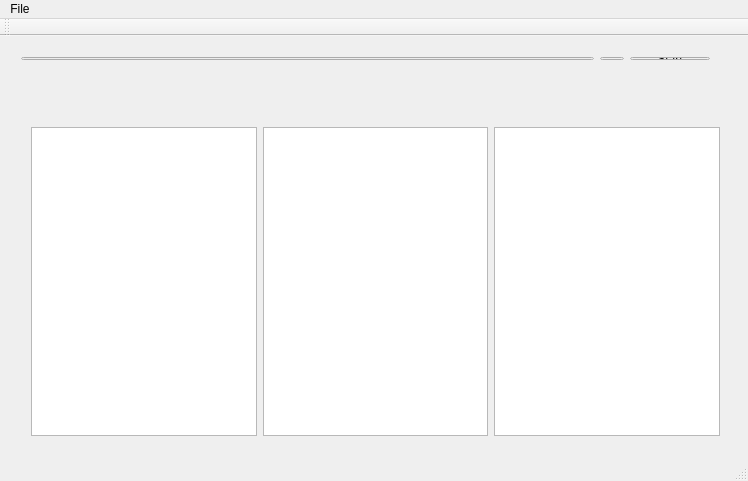
<?xml version="1.0" encoding="UTF-8"?>
<ui version="4.0">
 <class>IndexTXT</class>
 <widget class="QMainWindow" name="IndexTXT">
  <property name="geometry">
   <rect>
    <x>0</x>
    <y>0</y>
    <width>748</width>
    <height>481</height>
   </rect>
  </property>
  <property name="windowTitle">
   <string>IndexTXT</string>
  </property>
  <widget class="QWidget" name="centralWidget">
   <widget class="QWidget" name="layoutWidget">
    <property name="geometry">
     <rect>
      <x>10</x>
      <y>10</y>
      <width>711</width>
      <height>25</height>
     </rect>
    </property>
    <layout class="QHBoxLayout" name="horizontalLayout">
     <item>
      <widget class="QLineEdit" name="lineEdit_selct_txt"/>
     </item>
     <item>
      <widget class="QToolButton" name="toolButton_selct_txt">
       <property name="text">
        <string>...</string>
       </property>
      </widget>
     </item>
     <item>
      <widget class="QPushButton" name="pushButton_selct_txt">
       <property name="text">
        <string>Start</string>
       </property>
      </widget>
     </item>
    </layout>
   </widget>
   <widget class="QWidget" name="layoutWidget">
    <property name="geometry">
     <rect>
      <x>20</x>
      <y>80</y>
      <width>711</width>
      <height>331</height>
     </rect>
    </property>
    <layout class="QHBoxLayout" name="horizontalLayout_2">
     <item>
      <widget class="QTextEdit" name="textEdit_list_all_words"/>
     </item>
     <item>
      <widget class="QTextEdit" name="textEdit_list_all_unique"/>
     </item>
     <item>
      <widget class="QTableWidget" name="tableWidget_word_repeats"/>
     </item>
    </layout>
   </widget>
   <widget class="QWidget" name="layoutWidget">
    <property name="geometry">
     <rect>
      <x>20</x>
      <y>50</y>
      <width>371</width>
      <height>22</height>
     </rect>
    </property>
    <layout class="QHBoxLayout" name="horizontalLayout_3">
     <item>
      <spacer name="horizontalSpacer">
       <property name="orientation">
        <enum>Qt::Horizontal</enum>
       </property>
       <property name="sizeType">
        <enum>QSizePolicy::Maximum</enum>
       </property>
       <property name="sizeHint" stdset="0">
        <size>
         <width>77</width>
         <height>20</height>
        </size>
       </property>
      </spacer>
     </item>
     <item>
      <widget class="QLabel" name="label">
       <property name="text">
        <string>All words</string>
       </property>
      </widget>
     </item>
     <item>
      <spacer name="horizontalSpacer_2">
       <property name="orientation">
        <enum>Qt::Horizontal</enum>
       </property>
       <property name="sizeType">
        <enum>QSizePolicy::Maximum</enum>
       </property>
       <property name="sizeHint" stdset="0">
        <size>
         <width>101</width>
         <height>20</height>
        </size>
       </property>
      </spacer>
     </item>
     <item>
      <widget class="QLabel" name="label_2">
       <property name="text">
        <string>Unique Words</string>
       </property>
      </widget>
     </item>
    </layout>
   </widget>
  </widget>
  <widget class="QMenuBar" name="menuBar">
   <property name="geometry">
    <rect>
     <x>0</x>
     <y>0</y>
     <width>748</width>
     <height>21</height>
    </rect>
   </property>
   <widget class="QMenu" name="menuFile">
    <property name="title">
     <string>File</string>
    </property>
    <addaction name="actionSelect_input"/>
    <addaction name="actionSelext_database"/>
   </widget>
   <addaction name="menuFile"/>
  </widget>
  <widget class="QToolBar" name="mainToolBar">
   <attribute name="toolBarArea">
    <enum>TopToolBarArea</enum>
   </attribute>
   <attribute name="toolBarBreak">
    <bool>false</bool>
   </attribute>
  </widget>
  <widget class="QStatusBar" name="statusBar"/>
  <action name="actionSelect_input">
   <property name="text">
    <string>Select input</string>
   </property>
   <property name="shortcut">
    <string>Ctrl+I</string>
   </property>
  </action>
  <action name="actionSelext_database">
   <property name="text">
    <string>Selext database</string>
   </property>
   <property name="shortcut">
    <string>Ctrl+D</string>
   </property>
  </action>
 </widget>
 <layoutdefault spacing="6" margin="11"/>
 <resources/>
 <connections/>
</ui>
